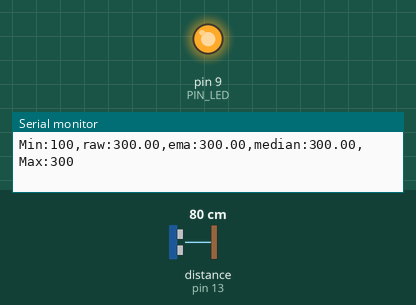
This sketch was run on a simulated Arduino Uno, built with avr-gcc and run on an emulated ATmega328P. On the bench: output pins drawn as LEDs (lit = HIGH), the last lines printed to the serial monitor. Wiring (inferred from the names in the program): ultrasonic range finder: trigger pin 12; echo pin 13. Inputs (shaded band) come from the test bench; at power-on: distance to the obstacle (sensor on pin 13) 80 cm. The echo pulse lasts 58.3 µs per cm; pins used as bus, display or sensor lines are not drawn.

Above: at 1.2 s.
1.3 s: distance to the obstacle (sensor on pin 13) set to 18 cm
At 2.4 s:
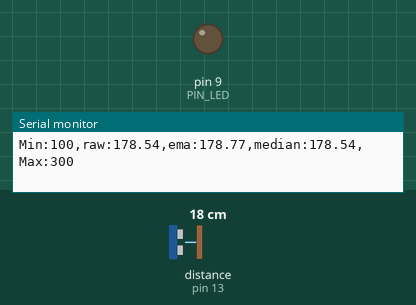
2.8 s: distance to the obstacle (sensor on pin 13) set to 2 cm
At 3.5 s:
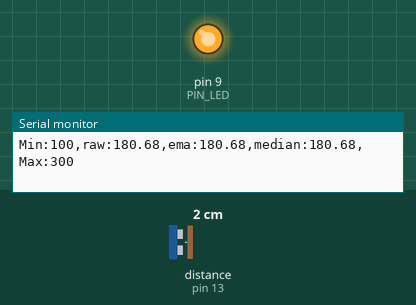
Timing chart, 0 to 5.8 s (numbered marks = the images above; inputs shaded):
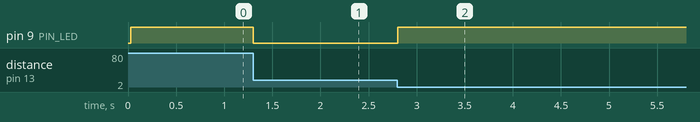

The sketch:

09_example_1.ino
```cpp
// Arduino pin assignment
#define PIN_LED  9
#define PIN_TRIG 12
#define PIN_ECHO 13

// configurable parameters
#define SND_VEL 346.0     // sound velocity at 24 celsius degree (unit: m/sec)
#define INTERVAL 25       // sampling interval (unit: msec)
#define PULSE_DURATION 10 // ultra-sound Pulse Duration (unit: usec)
#define _DIST_MIN 100     // minimum distance to be measured (unit: mm)
#define _DIST_MAX 300     // maximum distance to be measured (unit: mm)

#define TIMEOUT ((INTERVAL / 2) * 1000.0) // maximum echo waiting time (unit: usec)
#define SCALE (0.001 * 0.5 * SND_VEL)     // coefficent to convert duration to distance

#define _EMA_ALPHA 0.65    // EMA weight of new sample (range: 0 to 1)                          // Setting EMA to 1 effectively disables EMA filter.
#define N 30
float arr[N],v[N];
void shift(){
  for(int i=0;i<N-1;i++) v[i]=v[i+1];
}
void copy(){
  for(int i=0;i<N;i++) arr[i]=v[i];
}
void swap(int a,int b){
  float temp=arr[a];
  arr[a]=arr[b];
  arr[b]=temp;
}
float middle(){
  copy();
  for(int i=0;i<=N/2;i++){
    float mn=arr[i];
    int mn_id=i;
    for(int j=i+1;j<N;j++){
      if(mn>arr[j]){
        mn=arr[j];
        mn_id=j;
      }
    }
    swap(i,mn_id);
  }
  return arr[N/2];
}
// global variables
unsigned long last_sampling_time;   // unit: msec
float dist_prev = _DIST_MAX;        // Distance last-measured
float dist_ema;                     // EMA distance

void setup() {
  // initialize GPIO pins
  pinMode(PIN_LED,OUTPUT);
  pinMode(PIN_TRIG,OUTPUT);
  pinMode(PIN_ECHO,INPUT);
  digitalWrite(PIN_TRIG, LOW);

  // initialize serial port
  Serial.begin(57600);
}

void loop() {
  float dist_raw;

  // wait until next sampling time.
  // millis() returns the number of milliseconds since the program started.
  //    will overflow after 50 days.
  if (millis() < last_sampling_time + INTERVAL)
    return;

  // get a distance reading from the USS
  dist_raw = USS_measure(PIN_TRIG,PIN_ECHO);
  if ((dist_raw == 0.0) || (dist_raw > _DIST_MAX)) {
      //dist_raw = _DIST_MAX + 10.0;    // Set Higher Value
      dist_raw = dist_prev;
      digitalWrite(PIN_LED, 1);       // LED OFF
  } else if (dist_raw < _DIST_MIN) {
      dist_raw = dist_prev;
      //dist_raw = _DIST_MIN - 10.0;    // Set Lower Value
      digitalWrite(PIN_LED, 1);       // LED OFF
  } else {    // In desired Range
      digitalWrite(PIN_LED, 0);       // LED ON
  }

  // Modify the below line to implement the EMA equation
  dist_prev=dist_ema = dist_raw*_EMA_ALPHA+(1-_EMA_ALPHA)*dist_prev;
  shift();
  v[N-1]=dist_raw;
  float dist_mid=middle();
  // output the distance to the serial port
  Serial.print("Min:");   Serial.print(_DIST_MIN);
  Serial.print(",raw:");  Serial.print(dist_raw);
  Serial.print(",ema:");  Serial.print(dist_ema);
  Serial.print(",median:");  Serial.print(dist_mid);
  Serial.print(",Max:");  Serial.print(_DIST_MAX);
  Serial.println("");

  // do something here

  // update last sampling time
  last_sampling_time += INTERVAL;
}

// get a distance reading from USS. return value is in millimeter.
float USS_measure(int TRIG, int ECHO)
{
  digitalWrite(TRIG, HIGH);
  delayMicroseconds(PULSE_DURATION);
  digitalWrite(TRIG, LOW);

  return pulseIn(ECHO, HIGH, TIMEOUT) * SCALE; // unit: mm

  // Pulse duration to distance conversion example (target distance = 17.3m)
  // - pulseIn(ECHO, HIGH, timeout) returns microseconds (음파의 왕복 시간)
  // - 편도 거리 = (pulseIn() / 1,000,000) * SND_VEL / 2 (미터 단위)
  //   mm 단위로 하려면 * 1,000이 필요 ==>  SCALE = 0.001 * 0.5 * SND_VEL
  //
  // - 예, pusseIn()이 100,000 이면 (= 0.1초, 왕복 거리 34.6m)
  //        = 100,000 micro*sec * 0.001 milli/micro * 0.5 * 346 meter/sec
  //        = 100,000 * 0.001 * 0.5 * 346
  //        = 17,300 mm  ==> 17.3m
}
```

Measured:
- after the input at 1.3 s, pin 9 (PIN_LED): HIGH → LOW at once
- after the input at 2.8 s, pin 9 (PIN_LED): LOW → HIGH at once
